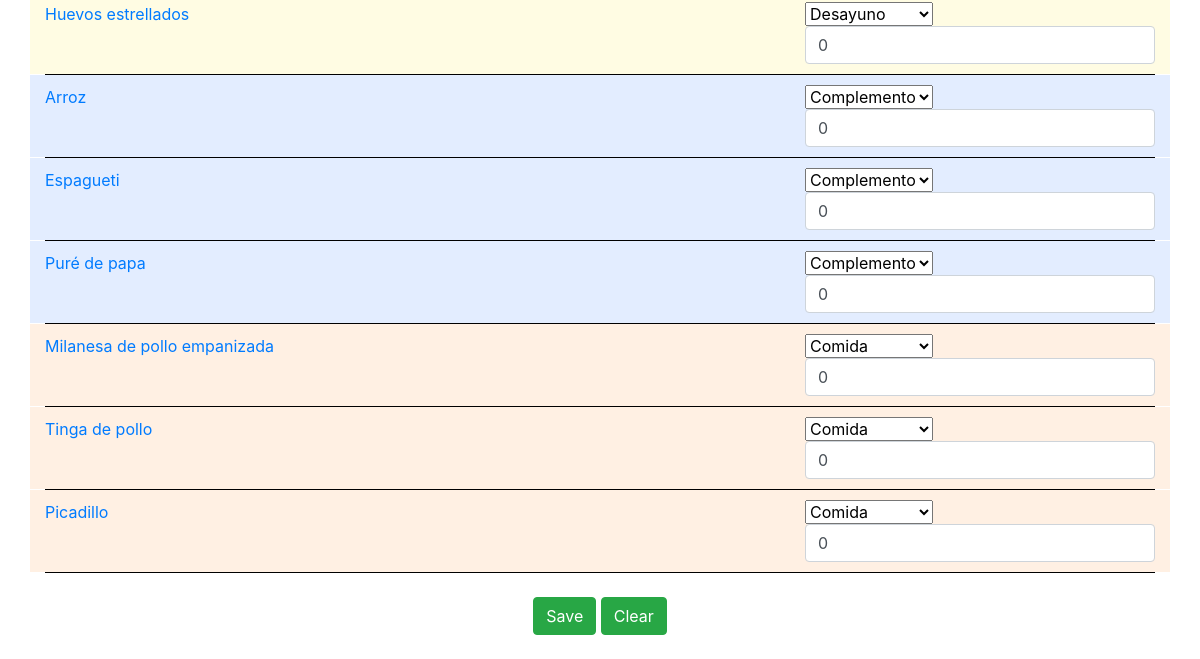
Before: /recipes/ (lower part) with the older database file.
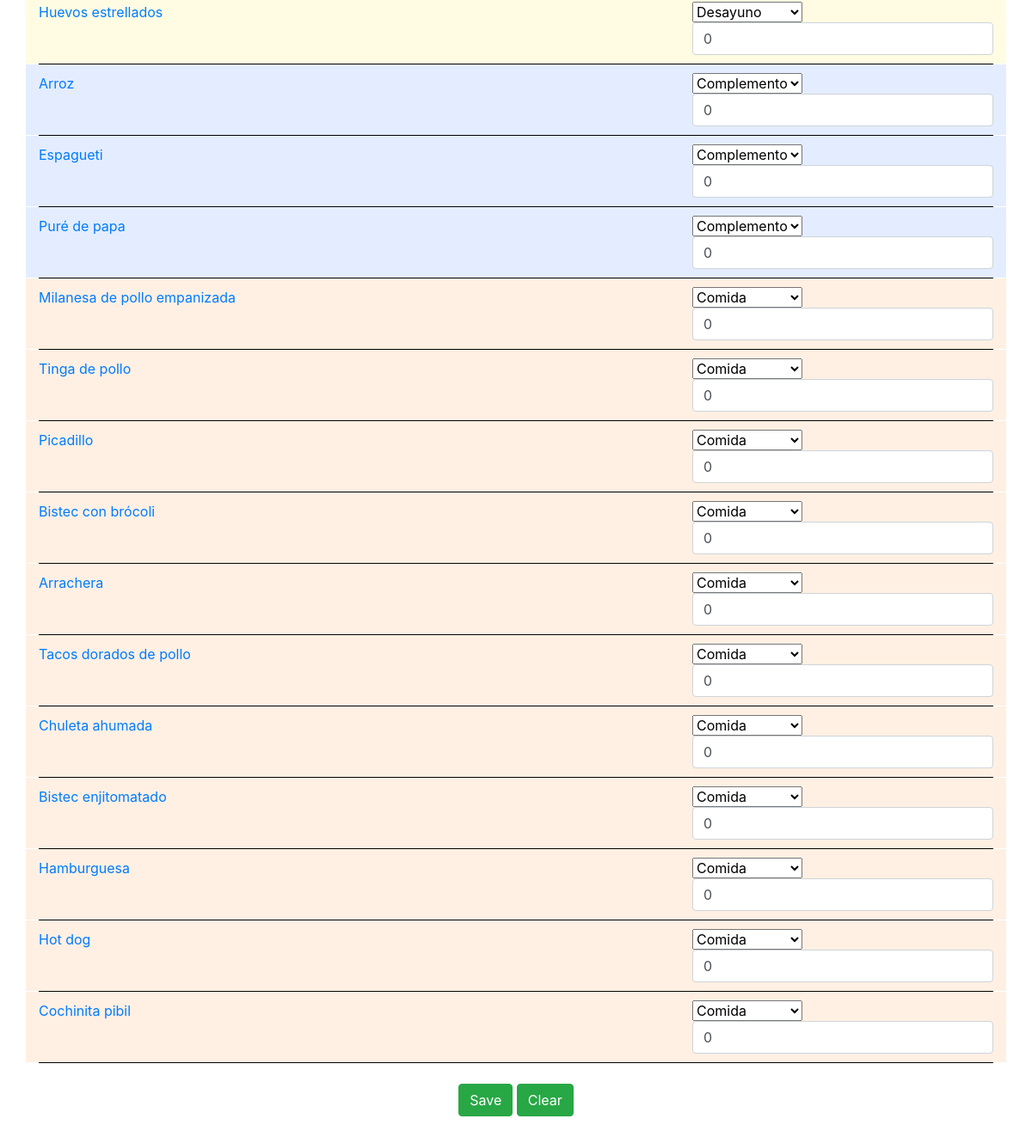
After: the same page with the newer database file.
### main/models.py (models this page shows, shortened)
class Recipe(models.Model):
	name = models.CharField(max_length = 200)
	quantity = models.IntegerField()
	meal = models.CharField(max_length = 200)

### main/views.py (the view, shortened to what this page needs)
# urls.py: path("recipes/", views.recipes, name = "recipes"),
def recipes(response):
	rl = Recipe.objects.order_by('-meal')	#Display in alphabetical order
	return render(response, "main/recipes.html", {"rl":rl})

### main/templates/main/recipes.html (shortened to what this page needs)
{% extends "main/base.html" %}
{% block content %}
	<br>
	<br>
	<form method="post", action="#">
		{% for recipe in rl %}
			{% if recipe.meal == "Desayuno" %}
				<div class="row", style="padding-top: 10px; padding-bottom: 10px; background-color: #fffce3;">
			{% elif recipe.meal == "Complemento" %}
				<div class="row", style=" padding-top: 10px; padding-bottom: 10px;background-color: #e3edff;">
			{% elif recipe.meal == "Comida" %}
				<div class="row", style=" padding-top: 10px; padding-bottom: 10px;background-color: #fff0e3;">
			{% else %}
				<div class="row", style=" padding-top: 10px; padding-bottom: 10px;">
			{% endif %}
					<div class="col">
						<div class="recipes">
							<a href="/{{recipe.id}}">{{recipe.name}}</a>
						</div>
					</div>
					<div class="col-4">
						<select name="m{{recipe.id}}", value="{{recipe.meal}}">
							<option value="{{recipe.meal}}">{{recipe.meal}}</option>
						</select>
						<input type="number" value={{recipe.quantity}} name="q{{recipe.id}}", class="form-control", min="0">
					</div>
				</div>
				<hr style="margin: 0; border-color: #000;">
		{% endfor %}
		<br>
		<div class="row">
			<div class="col-sm-12 text-center">
				<button type="submit", name="save_recipes", value="save_recipes", class="btn btn-success">Save</button>
				<button type="submit", name="clear_recipes", value="clear_recipes", class="btn btn-success">Clear</button>
			</div>
		</div>
	</form>
{% endblock %}

Changed rows visible on the page:
added Recipe: name "Bistec con brócoli", meal+id "Comida", quantity "0"
added Recipe: name "Arrachera", meal+id "Comida", quantity "0"
added Recipe: name "Tacos dorados de pollo", meal+id "Comida", quantity "0"
added Recipe: name "Chuleta ahumada", meal+id "Comida", quantity "0"
added Recipe: name "Bistec enjitomatado", meal+id "Comida", quantity "0"
added Recipe: name "Hamburguesa", meal+id "Comida", quantity "0"
added Recipe: name "Hot dog", meal+id "Comida", quantity "0"
added Recipe: name "Cochinita pibil", meal+id "Comida", quantity "0"
